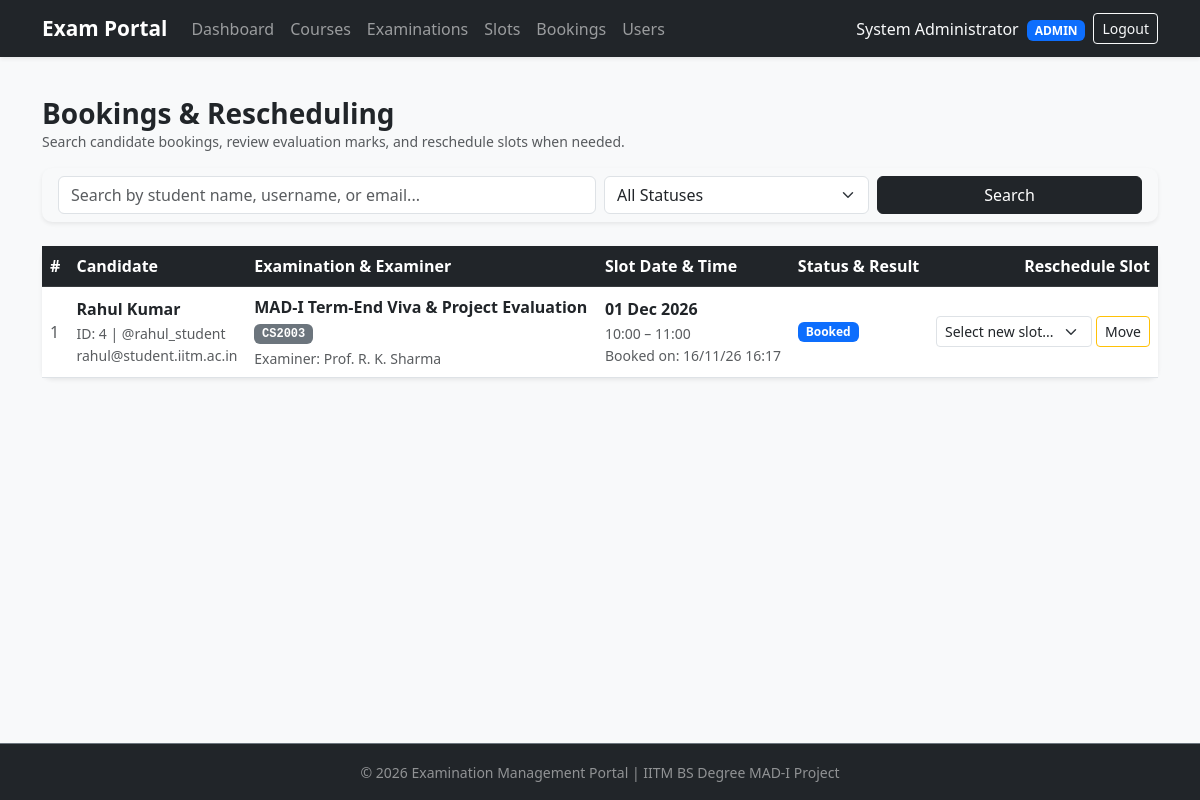
Screenshot of /admin/bookings (signed in) with the database file from the repository.
### models.py (models this page shows, shortened)
class Booking(db.Model):
    __tablename__ = 'bookings'
    id = db.Column(db.Integer, primary_key=True)
    student_id = db.Column(db.Integer, db.ForeignKey('users.id'), nullable=False)
    slot_id = db.Column(db.Integer, db.ForeignKey('examination_slots.id'), nullable=False)
    status = db.Column(db.String(20), nullable=False, default='Booked')
    booked_at = db.Column(db.DateTime, default=datetime.utcnow)
    total_marks_obtained = db.Column(db.Integer, nullable=True)
    remarks = db.Column(db.Text, nullable=True)
    evaluated_at = db.Column(db.DateTime, nullable=True)
    evaluation_scores = db.relationship('EvaluationScore', backref='booking', cascade='all, delete-orphan', lazy=True)

class User(db.Model):
    __tablename__ = 'users'
    id = db.Column(db.Integer, primary_key=True)
    username = db.Column(db.String(50), unique=True, nullable=False)
    email = db.Column(db.String(120), unique=True, nullable=False)
    full_name = db.Column(db.String(100), nullable=False)
    password_hash = db.Column(db.String(255), nullable=False)
    role = db.Column(db.String(20), nullable=False, default='student')
    is_approved = db.Column(db.Boolean, default=False, nullable=False)
    is_active = db.Column(db.Boolean, default=True, nullable=False)
    created_at = db.Column(db.DateTime, default=datetime.utcnow)
    examiner_profile = db.relationship('ExaminerProfile', backref='user', uselist=False, cascade='all, delete-orphan')
    slots_created = db.relationship('ExaminationSlot', backref='examiner', lazy=True)
    bookings = db.relationship('Booking', backref='student', lazy=True)

class Examination(db.Model):
    __tablename__ = 'examinations'
    id = db.Column(db.Integer, primary_key=True)
    course_id = db.Column(db.Integer, db.ForeignKey('courses.id'), nullable=False)
    title = db.Column(db.String(200), nullable=False)
    description = db.Column(db.Text, nullable=True)
    total_marks = db.Column(db.Integer, nullable=False, default=100)
    status = db.Column(db.String(30), nullable=False, default='Draft')
    slot_creation_start = db.Column(db.DateTime, nullable=True)
    slot_creation_end = db.Column(db.DateTime, nullable=True)
    booking_start = db.Column(db.DateTime, nullable=True)
    booking_end = db.Column(db.DateTime, nullable=True)
    exam_date = db.Column(db.DateTime, nullable=True)
    created_at = db.Column(db.DateTime, default=datetime.utcnow)
    rubrics = db.relationship('ExaminationRubric', backref='examination', cascade='all, delete-orphan', lazy=True)
    slots = db.relationship('ExaminationSlot', backref='examination', cascade='all, delete-orphan', lazy=True)

class Course(db.Model):
    __tablename__ = 'courses'
    id = db.Column(db.Integer, primary_key=True)
    course_code = db.Column(db.String(20), unique=True, nullable=False)
    course_name = db.Column(db.String(150), nullable=False)
    description = db.Column(db.Text, nullable=True)
    created_at = db.Column(db.DateTime, default=datetime.utcnow)
    examinations = db.relationship('Examination', backref='course', cascade='all, delete-orphan', lazy=True)

class ExaminationSlot(db.Model):
    __tablename__ = 'examination_slots'
    id = db.Column(db.Integer, primary_key=True)
    examination_id = db.Column(db.Integer, db.ForeignKey('examinations.id'), nullable=False)
    examiner_id = db.Column(db.Integer, db.ForeignKey('users.id'), nullable=False)
    slot_date = db.Column(db.Date, nullable=False)
    start_time = db.Column(db.Time, nullable=False)
    end_time = db.Column(db.Time, nullable=False)
    capacity = db.Column(db.Integer, nullable=False, default=1)
    is_closed = db.Column(db.Boolean, default=False, nullable=False)
    created_at = db.Column(db.DateTime, default=datetime.utcnow)
    bookings = db.relationship('Booking', backref='slot', cascade='all, delete-orphan', lazy=True)

### admin.py (the view)
@admin_bp.route('/bookings')
@role_required('admin')
def manage_bookings():
    search_query = request.args.get('q', '').strip()
    status_filter = request.args.get('status', '').strip()
    query = Booking.query.join(User, Booking.student_id == User.id)
    if search_query:
        query = query.filter(
            (User.full_name.ilike(f'%{search_query}%')) |
            (User.username.ilike(f'%{search_query}%')) |
            (User.email.ilike(f'%{search_query}%'))
        )
    if status_filter:
        query = query.filter(Booking.status == status_filter)
    bookings = query.order_by(Booking.booked_at.desc()).all()
    available_slots = ExaminationSlot.query.filter_by(is_closed=False).all()
    return render_template(
        'admin/bookings.html',
        bookings=bookings,
        available_slots=available_slots,
        search_query=search_query,
        status_filter=status_filter
    )

### utils.py (called while the page is built)
def role_required(*roles):
    def decorator(f):
        @wraps(f)
        def decorated(*args, **kwargs):
            if 'user_id' not in session:
                flash('Please log in to continue.', 'warning')
                return redirect(url_for('auth.login'))
            if session.get('user_role') not in roles:
                flash('You do not have permission to access that page.', 'danger')
                return redirect(url_for('auth.login'))
            return f(*args, **kwargs)
        return decorated
    return decorator

### templates/admin/bookings.html (shortened to what this page needs)
{% extends 'base.html' %}
{% block content %}
<div class="d-flex justify-content-between align-items-center mb-3">
    <div>
        <h3 class="fw-bold mb-0">Bookings & Rescheduling</h3>
        <p class="text-muted small mb-0">Search candidate bookings, review evaluation marks, and reschedule slots when needed.</p>
    </div>
</div>
<div class="card mb-4 shadow-sm border-0 bg-light">
    <div class="card-body py-2">
        <form method="GET" action="{{ url_for('admin.manage_bookings') }}" class="row g-2 align-items-center">
            <div class="col-md-6">
                <input type="text" name="q" class="form-control" placeholder="Search by student name, username, or email..." value="{{ search_query or '' }}">
            </div>
            <div class="col-md-3">
                <select name="status" class="form-select">
                    <option value="">All Statuses</option>
                </select>
            </div>
            <div class="col-md-3 d-flex gap-2">
                <button type="submit" class="btn btn-dark w-100">Search</button>
            </div>
        </form>
    </div>
</div>
<div class="card shadow-sm border-0">
    <div class="table-responsive">
        <table class="table table-hover align-middle mb-0">
            <thead class="table-dark">
                <tr>
                    <th>#</th>
                    <th>Candidate</th>
                    <th>Examination & Examiner</th>
                    <th>Slot Date & Time</th>
                    <th>Status & Result</th>
                    <th class="text-end">Reschedule Slot</th>
                </tr>
            </thead>
            <tbody>
                {% for booking in bookings %}
                <tr>
                    <td class="text-muted">{{ loop.index }}</td>
                    <td>
                        <div class="fw-bold">{{ booking.student.full_name }}</div>
                        <small class="text-muted">ID: {{ booking.student.id }} | @{{ booking.student.username }}</small>
                        <div class="small text-muted">{{ booking.student.email }}</div>
                    </td>
                    <td>
                        <div class="fw-semibold">{{ booking.slot.examination.title }}</div>
                        <span class="badge bg-secondary font-monospace">{{ booking.slot.examination.course.course_code }}</span>
                        <div class="small text-muted mt-1">Examiner: {{ booking.slot.examiner.full_name }}</div>
                    </td>
                    <td>
                        <div class="fw-semibold">{{ booking.slot.slot_date.strftime('%d %b %Y') }}</div>
                        <small class="text-muted">{{ booking.slot.start_time.strftime('%H:%M') }} – {{ booking.slot.end_time.strftime('%H:%M') }}</small>
                        <div class="small text-muted">Booked on: {{ booking.booked_at.strftime('%d/%m/%y %H:%M') }}</div>
                    </td>
                    <td>
                        <div class="mb-1">
                            <span class="badge {% if booking.status == 'Booked' %}bg-primary{% elif booking.status == 'Completed' %}bg-success{% else %}bg-secondary{% endif %}">
                                {{ booking.status }}
                            </span>
                        </div>
                    </td>
                    <td class="text-end">
                        {% if booking.status != 'Completed' %}
                        <form method="POST" action="{{ url_for('admin.reschedule_booking', booking_id=booking.id) }}" class="d-flex gap-1 justify-content-end align-items-center">
                            <select name="new_slot_id" class="form-select form-select-sm" style="max-width: 200px;" required>
                                <option value="" disabled selected>Select new slot...</option>
                            </select>
                            <button type="submit" class="btn btn-sm btn-outline-warning text-dark" onclick="return confirm('Reschedule this candidate to the selected slot?');">
                                Move
                            </button>
                        </form>
                        {% else %}
                            <span class="text-muted small">Evaluation finalized</span>
                        {% endif %}
                    </td>
                </tr>
                {% else %}
                <tr>
                    <td colspan="6" class="text-center py-4 text-muted">No booking records found.</td>
                </tr>
                {% endfor %}
            </tbody>
        </table>
    </div>
</div>
{% endblock %}

### static/style.css (style rules this page uses)
body { min-height: 100vh; display: flex; flex-direction: column; background-color: #f8f9fa; }
.card { border: none; border-radius: 10px; box-shadow: 0 2px 8px rgba(0, 0, 0, 0.1); transition: transform 0.2s ease; }

### rows the page displays
Booking: student.full_name "Rahul Kumar", student.id "4", student.username "rahul_student", student.email "rahul@student.iitm.ac.in", slot.examination "MAD-I Term-End Viva & Project Evaluation", slot.examination.course.course_code "CS2003", slot.examiner.full_name "Prof. R. K. Sharma", slot.slot_date "01 Dec 2026", slot.start_time "10:00", slot.end_time "11:00", booked_at "16/11/26 16:17", status "Booked"

### other values shown
{{ session.user_name }} "System Administrator"
{{ session.user_role }} "ADMIN"
